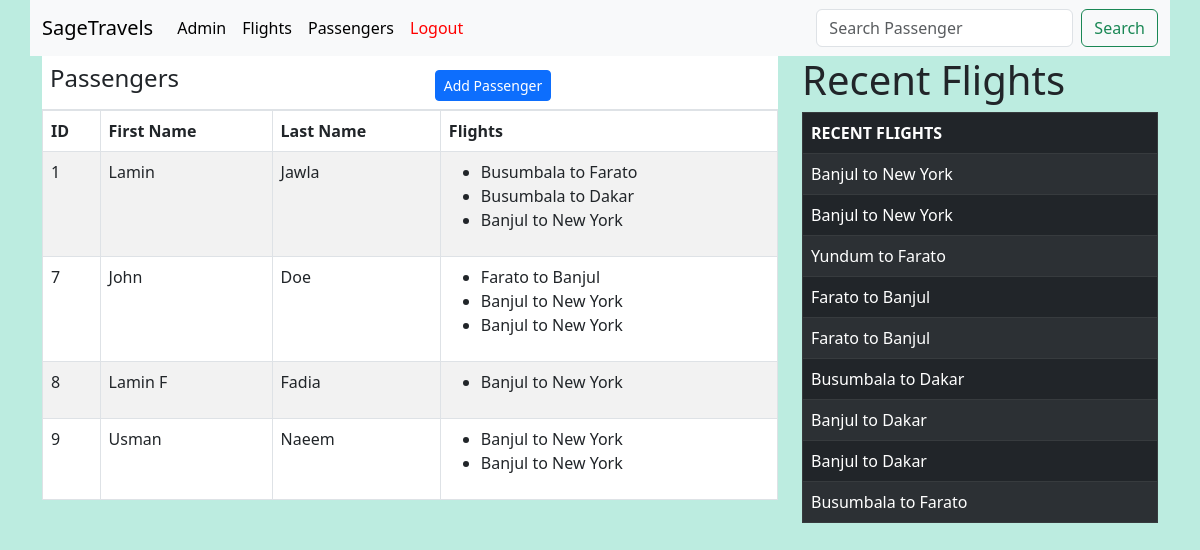
The app's page /passengers/ (signed in) with its own data.
### flights/models.py (models this page shows, shortened)
class Passenger(models. Model):
    first_name = models.CharField(max_length=100)
    last_name = models.CharField(max_length=100)
    flights = models.ManyToManyField(Flight, blank=True, related_name="passengers")

class Flight(models.Model):
    origin = models.ForeignKey(Airport, on_delete=models.CASCADE, related_name="departures")
    destination = models.ForeignKey(Airport, on_delete=models.CASCADE, related_name="arrivals")
    duration = models.IntegerField()
    airline = models.ForeignKey(Airline, on_delete=models.CASCADE)
    seats_available = models.IntegerField()
    price = models.DecimalField(max_digits=10, decimal_places=2)
    date = models.DateTimeField(default=timezone.now)
    def __str__(self):
        return f"{self.origin.city} to {self.destination.city}"

class Airport(models.Model):
    code = models.CharField(max_length=3)
    city = models.CharField(max_length=64)
    country = models.CharField(max_length=64)

### flights/views.py (the view, shortened to what this page needs)
# urls.py: path("passengers/", views.passengers, name="passengers")
@login_required
def passengers(request):
    passengers = Passenger.objects.all()
    recent_flights = Flight.objects.all().order_by("-date")
    return render(request, 'flights/passengers.html', {
            'passengers': passengers, "recent_flights": recent_flights, 'form': AddPassengerForm,
            'Keyword': 'Passenger', 'keyword': 'passenger'
    })

### flights/templates/flights/passengers.html (shortened to what this page needs)
{% extends 'flights/layout.html' %}
{% load crispy_forms_tags %}
{% block body %}
<table class="table mb-0">
  <thead>
    <tr>
      <th scope="col"><h4>Passengers</h4></th>
      <th scope="col"><a class="btn btn-primary btn-sm" data-bs-toggle="modal" data-bs-target="#payrollModal" data-bs-whatever="@mdo" href="#">Add Passenger</a></th>
    </tr>
  </thead>
</table>
<table class="table table-striped table-bordered">
    <thead>
      <tr>
        <th scope="col">ID</th>
        <th scope="col">First Name</th>
        <th scope="col">Last Name</th>
        <th scope="col">Flights</th>
      </tr>
    </thead>
    <tbody>
        {% for passenger in passengers %}
            <tr>
                <td>{{passenger.id}}</td>
                <td>{{passenger.first_name}}</td>
                <td>{{passenger.last_name}}</td>
                <td>
                    <ul>
                        {% for flight in passenger.flights.all %}
                            <li>{{flight}}</li>
                        {% endfor %}
                    </ul>
                </td>
            </tr>
        {% endfor %}
    </tbody>
  </table>
{% endblock body %}

### flights/templates/flights/layout.html (shortened to what this page needs)
{% load static %}
<!DOCTYPE html>
<html lang="en">
<head>
    <link href="https://cdn.jsdelivr.net/npm/bootstrap@5.3.0-alpha3/dist/css/bootstrap.min.css" rel="stylesheet">
    <link rel="stylesheet" href="{% static 'css/styles.css' %}">
</head>
<body>
  {% if user.is_authenticated %}
    <nav class="navbar navbar-expand-lg bg-body-tertiary container">
        <div class="container-fluid">
          <a class="navbar-brand">SageTravels</a>
          <div class="collapse navbar-collapse" id="navbarSupportedContent">
            <ul class="navbar-nav me-auto mb-2 mb-lg-0">
              <li class="nav-item">
                <a class="nav-link active" aria-current="page" href="{% url 'admin:index' %}">Admin</a>
              </li>
              <li class="nav-item">
                <a class="nav-link active" aria-current="page" href="{% url 'index' %}">Flights</a>
              </li>
              <li class="nav-item">
                <a class="nav-link active" aria-current="page" href="{% url 'passengers' %}">Passengers</a>
              </li>
              <li class="nav-item">
                <a style="color: red; font: bold;" class="nav-link active" aria-current="page" href="{% url 'logout' %}">Logout</a>
              </li>
            </ul>
            <form method="post" class="d-flex" role="search">
              <input name="{{keyword}}" class="form-control me-2" type="search" placeholder="Search {{Keyword}}" aria-label="Search">
              <button class="btn btn-outline-success" type="submit">Search</button>
            </form>
          </div>
        </div>
      </nav>
      {% endif %}
      <div class="container">
        <div class="row">
            <div class="col-md-8">
                {% block body %}
                {% endblock body %}
            </div>
            <div class="col-md-4">
                <h1>Recent Flights</h1>
                <table class="table table-striped table-dark table-bordered">
                    <thead>
                      <tr>
                        <th scope="col">RECENT FLIGHTS</th>
                      </tr>
                    </thead>
                    <tbody>
                        {% for flight in recent_flights %}
                            <tr>
                                <td>{{flight}}</td>
                            </tr>
                        {% endfor %}
                    </tbody>
                  </table>
            </div>
        </div>
      </div>
</body>
</html>

### static/css/styles.css (style rules this page uses)
body { background-color: #bcece0; }

### records on screen
Passenger: id "1", first_name "Lamin", last_name "Jawla"
Flight: origin+destination "Busumbala to Farato"
Flight: origin+destination "Busumbala to Dakar"
Flight: origin+destination "Banjul to New York"
Passenger: id "7", first_name "John", last_name "Doe"
Flight: origin+destination "Farato to Banjul"
Flight: origin+destination "Banjul to New York"
Passenger: id "8", first_name "Lamin F", last_name "Fadia"
Passenger: id "9", first_name "Usman", last_name "Naeem"
Flight: origin+destination "Yundum to Farato"
Flight: origin+destination "Farato to Banjul"
Flight: origin+destination "Banjul to Dakar"
Flight: origin+destination "Banjul to Dakar"
